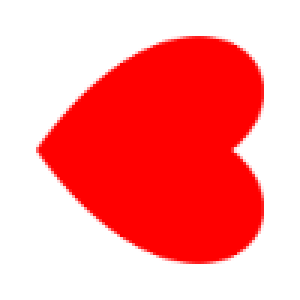
//> input picture Image_Vectorization/data/heart.png, 100 x 100 px (shown 3 times larger)
$ ./main   (built with g++ and OpenCV 4)
//> lines starting //> are read from the running program, lines starting //| are printed output that depends on the picture; after the words box and inside, x2 and y2 are one past the last pixel; in counts of white or black regions, pixels touching at a corner belong together
### Image_Vectorization/Tests.h
#pragma once

#ifndef TESTS_H_INCLUDED
#define TESTS_H_INCLUDED

#include <iostream>
#include <ostream>

#include <igl/opengl/glfw/Viewer.h>
#include <igl/readPLY.h>
#include <opencv2/highgui/highgui.hpp>
#include <opencv2/imgproc/imgproc.hpp>

#include "Entities.h"
#include "Energy.h"
#include "RMS.h"
#include "Propagation.h"

void test_intersect_bez();
void test_compute_angles(VectorizationData vd);
void test_rms(VectorizationData vd);

void test_compute_energy_angles(VectorizationData vd);
void test_compute_energy_data(VectorizationData vd);
void test_compute_bezier_handles(VectorizationData vd);
void test_espilon(VectorizationData vd);
void test_alpha(VectorizationData vd);


#endif

### Image_Vectorization/RMS.h
#pragma once

#ifndef RMS_H_INCLUDED
#define RMS_H_INCLUDED

#include <iostream>
#include <ostream>

#include <igl/opengl/glfw/Viewer.h>
#include <igl/readPLY.h>
#include <opencv2/highgui/highgui.hpp>
#include <opencv2/imgproc/imgproc.hpp>

#include "Entities.h"
#include "Image.h"
#include "Utils.h"

int phi(double t);
int psi(double t);
int phi_s_k(double t, int s, int k);
int psi_s_k(double t, int s, int k);
Eigen::Matrix2i haar(int s, int kx, int ky, double x, double y);
cv::Point2d normalize(cv::Point2d p, int wh);
Bezigon normalize(Bezigon B, int wh);
vector<Bezier> clip(Bezier bez, int left, int right, int bottom, int top);
array<cv::Point2d, 2> get_KL(Bezier bez);
Bezier transform(Bezier bez, cv::Point Q, int ss, int kx, int ky);
array<double, 3> get_coef(Bezigon B, int jj, int ss, int kx, int ky);
double c_00(Bezier bez);
double color(Bezigon B, int d, int N, map<array<int, 4>, array<double, 3>> coef_map, cv::Point2d p);
Image<Vec3b> get_rasterized_wavelet(VectorizationData vd, int d, int N, map<array<int, 4>, array<double, 3>> coef_map, int wh);
void rms_wavelet(VectorizationData vd);

bool is_interior(cv::Point, Bezigon B);
Image<cv::Vec3b> get_rasterized(VectorizationData vd);
void rms(VectorizationData vd, string name);

bool is_interior(Point p, std::map<int, std::vector<double>> map_intersect);
Image<cv::Vec3b> get_rasterized_fast(VectorizationData vd);

#endif

### Image_Vectorization/Energy.h
#pragma once

#ifndef ENERGY_H_INCLUDED
#define ENERGY_H_INCLUDED

#include <iostream>
#include <ostream>

#include <igl/opengl/glfw/Viewer.h>
#include <igl/readPLY.h>
#include <opencv2/highgui/highgui.hpp>
#include <opencv2/imgproc/imgproc.hpp>

#include "RMS.h"
#include "Entities.h"

double energy_spt(Bezigon B, int j);
double energy_spt(Bezigon B);

double energy_apt(Bezigon B, int j);
double energy_apt(Bezigon B);

double energy_hpt(Bezigon B, int j);
double energy_hpt(Bezigon B);

double energy_lpt(Bezigon B, int j);
double energy_lpt(Bezigon B);

double energy_data(VectorizationData vd);

//double energy_partial(VectorizationData vd, int j);
array<double, 2> energy_to_minimize(VectorizationData vd, int j, array<double, 10> vals_inp);
//double energy_to_minimize_prior(VectorizationData vd, int j, array<double, 10> vals_inp);

const double lambda_spt = 1.0;
const double lambda_apt = 0.08;
const double lambda_hpt = 0.8;
const double lambda_lpt = 0.1;
const double lambda_data = 1e-2;

#endif

### Image_Vectorization/Propagation.h
#pragma once

#ifndef PROPAGATION_H_INCLUDED
#define PROPAGATION_H_INCLUDED

#include <iostream>
#include <ostream>

#include <opencv2/highgui/highgui.hpp>
#include <opencv2/imgproc/imgproc.hpp>

#include "Entities.h"
#include "Energy.h"

void propagate(VectorizationData* vd, int nb_iterations, double alpha, double eps, string name);

#endif

### Image_Vectorization/Utils.h
#pragma once

#ifndef UTILS_H_INCLUDED
#define UTILS_H_INCLUDED

#include <iostream>
#include <ostream>

#include <igl/opengl/glfw/Viewer.h>
#include <igl/readPLY.h>
#include <opencv2/highgui/highgui.hpp>
#include <opencv2/imgproc/imgproc.hpp>

#include <math.h>
#define EQN_EPS 1e-9

cv::Point2d barycenter(double t, cv::Point2d A, cv::Point2d B);
double distance(cv::Point2d A, cv::Point2d B);
double angle(cv::Point2d A, cv::Point2d B, cv::Point2d C);
double det(cv::Point2d A, cv::Point2d B);
double overlap(std::array<cv::Point2d, 2> bbox1, std::array<cv::Point2d, 2> bbox2);


static int isZero(double x);
int solveLinear(double c1, double c0, double& s0);
int solveQuadric(double c2, double c1, double c0, double& s0, double& s1);
int solveCubic(double c3, double c2, double c1, double c0, double& s0, double& s1, double& s2);
std::vector<double> get_roots(double c3, double c2, double c1, double c0);
std::vector<double> get_roots(double c2, double c1, double c0);

//string convertToString(char* a);

#endif

### Image_Vectorization/image.h
#pragma once

#ifndef IMAGE_H_INCLUDED
#define IMAGE_H_INCLUDED

#include <vector>
#include <opencv2/imgproc/imgproc.hpp>

using namespace cv;
using namespace std;

// Traits
template <typename T>
struct pixel_type
{
	static const int value = -1;
};
template <>
struct pixel_type<uchar>
{
	static const int value = CV_8U;
};
template <>
struct pixel_type<Vec3b>
{
	static const int value = CV_8UC3;
};
template <>
struct pixel_type<float>
{
	static const int value = CV_32F;
};

template <typename T> class Image : public Mat {
public:
	// Constructors
	Image() {}
	Image(const Mat& A) :Mat(A) {}
	Image(int w, int h) :Mat(h, w, pixel_type<T>::value) {}
	// Accessors
	inline T operator()(int x, int y) const { return at<T>(y, x); }
	inline T& operator()(int x, int y) { return at<T>(y, x); }
	inline T operator()(const Point& p) const { return at<T>(p.y, p.x); }
	inline T& operator()(const Point& p) { return at<T>(p.y, p.x); }
	//
	inline int width() const { return cols; }
	inline int height() const { return rows; }
	// To display a floating type image
	// [7 lines left out: function greyImage, not called in this run]
};

#endif

### Image_Vectorization/Entities.h
#pragma once

#ifndef ENTITIES_H_INCLUDED
#define ENTITIES_H_INCLUDED

#include <iostream>
#include <ostream>

#include <igl/opengl/glfw/Viewer.h>
#include <igl/readPLY.h>
#include <opencv2/highgui/highgui.hpp>
#include <opencv2/imgproc/imgproc.hpp>
#include <math.h>
#include <map>

#include "Image.h"
#include "Utils.h"

class Bezier
{
public:
	Bezier();
	Bezier(cv::Point2d p0, cv::Point2d p1, cv::Point2d p2, cv::Point2d p3);
	cv::Point2d control_points[4];
	cv::Point2d cubic_interpolation(double t);
	std::array<Bezier, 2> subdivide(double t0);
	Bezier subdivide(double t0, double t1);
	std::array<cv::Point2d, 2> get_bounding_box();
};

class Bezigon
{
public:
	Eigen::MatrixXd Bx;
	Eigen::MatrixXd By;
	Vec3b C;
	double lo;
	Bezigon();
	Bezigon(Eigen::MatrixXd _Bx, Eigen::MatrixXd _By, Vec3b _C = Vec3b(0, 0, 0));
	Bezigon(std::vector<cv::Point2d> vector_points, Vec3b _C = Vec3b(0, 0, 0), int method = 2);

	//SET
	void set_point_x(int j, int i, double coord_x);
	void set_point_y(int j, int i, double coord_y);

	//GET
	Bezier get_bezier(int j);
	cv::Point2d get_pt(int j, int i);
	array<Point2d, 2> get_tangent(int j);
	//COMPUTE
	double get_length(int j, double t0 = 0., double t1 = 1.);
	double get_length_gl(int j, double t0 = 0., double t1 = 1.);
	double get_length();

	//PROPAGATION FUNCTIONS
	void update(std::array<double, 10> vals_inp, int j);
	std::array<double, 10> input_propagation(int j);

	//PLOT
	void plot_curve(Image<Vec3b> I, std::string nom);
};

struct VectorizationData
{
	Bezigon B;
	Image<Vec3b> I;
	VectorizationData(Bezigon _B, Image<Vec3b> _I);
};

int intersect(Bezier bez1, Bezier bez2, std::vector<std::array<double, 2>>* vector_ts, std::array<double, 2> ts, int n_rec);
std::vector<std::array<double, 2>> intersect(Bezier bez1, Bezier bez2);
std::vector<std::array<double, 2>> self_intersect(Bezier bez);

bool to_svg(vector<VectorizationData> vector_vd, string name);

#endif

### Image_Vectorization/Initialisation.h
#pragma once
#pragma once

#ifndef INITIALISATION_H_INCLUDED
#define INITIALISATION_H_INCLUDED

#include <iostream>
#include <csignal>
#include <ostream>

#include <igl/opengl/glfw/Viewer.h>
#include <igl/readOFF.h>
#include <igl/readPLY.h>
#include <opencv2/highgui/highgui.hpp>
#include <opencv2/imgproc/imgproc.hpp>

#include "Entities.h"
#include "Image.h"

struct VectorPoints {
	std::vector<cv::Point2d>* vector_points;
	Vec3b* C;
	Image<Vec3b> colors;
	Image<Vec3b> image;
	Image<Vec3b> image_copy;
};


const std::string WINDOW_NAME = "SELECT_EDGES";
const std::string COLOR_NAME = "SELECT_COLOR";
VectorizationData initialisation(Image<Vec3b> I);
void onMouse(int event, int x, int y, int flags, void* p);
void onMouse_Color(int event, int x, int y, int flags, void* p);

#endif

### Image_Vectorization/main.h
#pragma once

#ifndef MAIN_H_INCLUDED
#define MAIN_H_INCLUDED

#include <iostream>
#include <ostream>
#include <fstream>
#include <csignal>

#include <igl/opengl/glfw/Viewer.h>
#include <igl/readPLY.h>
#include <opencv2/highgui/highgui.hpp>
#include <opencv2/imgproc/imgproc.hpp>

#include "Initialisation.h"
#include "Entities.h"
#include "Propagation.h"
#include "Tests.h"
#include "Energy.h"

int main(int argc, char* argv[]);

#endif

### Image_Vectorization/entities.cpp
#include "Entities.h"

using namespace cv;
using namespace std;
using namespace Eigen;

Bezier::Bezier() {
};

// [16 lines left out: functions Bezier, subdivide, not called in this run]

Bezier Bezier::subdivide(double t0, double t1) {
	return subdivide(t0)[1].subdivide(t1)[1];
};


// [30 lines left out: functions cubic_interpolation, get_bounding_box, not called in this run]

Bezigon::Bezigon() {
}

// [6 lines left out: function Bezigon, not called in this run]

Bezigon::Bezigon(vector<Point2d> vp, Vec3b _C, int method) {
	if (method == 0) {
		int nb_bezier = vp.size() / 3;
		cout << nb_bezier << endl;
		Bx = MatrixXd(nb_bezier, 3);
		By = MatrixXd(nb_bezier, 3);
		C = _C;
		for (int jj = 0; jj < nb_bezier; jj++) {
			Point2d pt1 = vp[3 * jj + 1];
			Point2d pt2 = vp[3 * jj + 2];
			Bx.row(jj) << vp[3 * jj].x, pt1.x, pt2.x;
			By.row(jj) << vp[3 * jj].y, pt1.y, pt2.y;
		}
		lo = get_length();
	}
	else if (method == 1) {
		int nb_bezier = vp.size();
		Bx = MatrixXd(nb_bezier, 3);
		By = MatrixXd(nb_bezier, 3);
		C = _C;
		for (int jj = 0; jj < nb_bezier - 1; jj++) {
			Point2d pt1 = barycenter(0.33, vp[jj], vp[jj + 1]);
			Point2d pt2 = barycenter(0.66, vp[jj], vp[jj + 1]);
			Bx.row(jj) << vp[jj].x, pt1.x, pt2.x;
			By.row(jj) << vp[jj].y, pt1.y, pt2.y;
		}
		Point2d pt1 = barycenter(0.33, vp[nb_bezier - 1], vp[0]);
		Point2d pt2 = barycenter(0.66, vp[nb_bezier - 1], vp[0]);
		Bx.row(nb_bezier - 1) << vp[nb_bezier - 1].x, pt1.x, pt2.x;
		By.row(nb_bezier - 1) << vp[nb_bezier - 1].y, pt1.y, pt2.y;
		lo = get_length();
	}
	else if (method == 2) {
		int nb_bezier = vp.size();
		Bx = MatrixXd(nb_bezier, 3);
		By = MatrixXd(nb_bezier, 3);
		C = _C;
		Point2f tangent_next, tangent_prev;
		for (int jj = 1; jj < nb_bezier - 1; jj++) {
			tangent_next = vp[jj] + 0.33 * norm(vp[jj + 1] - vp[jj]) * (vp[jj + 1] - vp[jj - 1]) / norm(vp[jj + 1] - vp[jj - 1]);
			tangent_prev = vp[jj] + 0.33 * norm(vp[jj - 1] - vp[jj]) * (vp[jj - 1] - vp[jj + 1]) / norm(vp[jj - 1] - vp[jj + 1]);
			Bx.row(jj - 1)[2] = tangent_prev.x;
			Bx.row(jj)[0] = double(vp[jj].x);
			Bx.row(jj)[1] = tangent_next.x;
			By.row(jj - 1)[2] = tangent_prev.y;
			By.row(jj)[0] = double(vp[jj].y);
			By.row(jj)[1] = tangent_next.y;
		}
		tangent_next = vp[0] + 0.33 * norm(vp[1] - vp[0]) * (vp[1] - vp[nb_bezier - 1]) / norm(vp[1] - vp[nb_bezier - 1]);
		tangent_prev = vp[0] + 0.33 * norm(vp[nb_bezier - 1] - vp[0]) * (vp[nb_bezier - 1] - vp[1]) / norm(vp[1] - vp[nb_bezier - 1]);
		Bx.row(nb_bezier - 1)[2] = tangent_prev.x;
		Bx.row(0)[0] = double(vp[0].x);
		Bx.row(0)[1] = tangent_next.x;
		By.row(nb_bezier - 1)[2] = tangent_prev.y;
		By.row(0)[0] = double(vp[0].y);
		By.row(0)[1] = tangent_next.y;

		tangent_next = vp[nb_bezier - 1] + 0.33 * norm(vp[nb_bezier - 1] - vp[0]) * (vp[0] - vp[nb_bezier - 2]) / norm(vp[0] - vp[nb_bezier - 2]);
		tangent_prev = vp[nb_bezier - 1] + 0.33 * norm(vp[nb_bezier - 1] - vp[nb_bezier - 2]) * (vp[nb_bezier - 2] - vp[0]) / norm(vp[0] - vp[nb_bezier - 2]);
		Bx.row(nb_bezier - 2)[2] = tangent_prev.x;
		Bx.row(nb_bezier - 1)[0] = double(vp[nb_bezier - 1].x);
		Bx.row(nb_bezier - 1)[1] = tangent_next.x;
		By.row(nb_bezier - 2)[2] = tangent_prev.y;
		By.row(nb_bezier - 1)[0] = double(vp[nb_bezier - 1].y);
		By.row(nb_bezier - 1)[1] = tangent_next.y;
		lo = get_length();
	}
}

void Bezigon::set_point_x(int j, int i, double coord_x) {
	Bx.row(j)[i] = coord_x;
};

void Bezigon::set_point_y(int j, int i, double coord_y) {
	By.row(j)[i] = coord_y;
};

// [212 lines left out: functions get_bezier, get_pt, get_tangent, get_length, get_length_gl, get_length and 8 more, not called in this run]

### Image_Vectorization/initialisation.cpp
#include "Initialisation.h"

using namespace cv;
using namespace std;
using namespace Eigen;

VectorizationData initialisation(Image<Vec3b> I) {

	//INITIALIZE DATA
	Vec3b* C = new Vec3b(0, 0, 0);
	Image<Vec3b> image_copy;
	I.copyTo(image_copy);
	vector<Point2d>* vector_points = new vector<Point2d>;

	Image<Vec3b> colors = imread("../data/colors.jpg");

	VectorPoints data;
	data.image = I;
	data.image_copy = image_copy;
	data.C = C;
	data.colors = colors;
	data.vector_points = vector_points;

	resizeWindow(WINDOW_NAME, 600, 600);
	namedWindow(WINDOW_NAME, WINDOW_NORMAL);

	imshow(WINDOW_NAME, data.image);
	imshow(COLOR_NAME, data.colors);

	setMouseCallback(WINDOW_NAME, onMouse, &data);
	setMouseCallback(COLOR_NAME, onMouse_Color, &data);
	waitKey(0);
	destroyWindow(COLOR_NAME);

	cout << vector_points->size() << " points have been entered" << endl;
	Bezigon firstBezigon = Bezigon(*vector_points, *C, 0);
	firstBezigon.plot_curve(I, "Initialisation");

	VectorizationData initData = VectorizationData(firstBezigon, I);
	return initData;
};


// [25 lines left out: function onMouse, not called in this run]


void onMouse_Color(int event, int x, int y, int flags, void* p) {
	if (event != EVENT_LBUTTONDOWN)
		return;
	VectorPoints* data = (VectorPoints*)p;
	Point2d m1(x, y);

	circle(data->image_copy, m1, 4, Scalar(255, 0, 0), 2);
	imshow(COLOR_NAME, data->colors);
	*(data->C) = data->colors(x, y);
	cout << "Chosen color : " << data->colors(x, y) << endl;
}

### Image_Vectorization/main.cpp
#include "main.h"

using namespace cv;
using namespace std;
using namespace Eigen;

int main(int argc, char* argv[]) {
	//int nb_etapes = atoi(argv[1]);
	//float alpha = atof(argv[2]);
	//float epsilon = atof(argv[3]);
	//string nom = string(argv[4]);
	//string path = string(argv[5]);
	int nb_etapes = 10;
	double alpha = 15.; //learning rate
	double epsilon = 1.0;
	string name = "test";
	string path = "../data/heart.png";

	const Image<Vec3b> I = imread(path);
//> I is the input picture: 100 rows x 100 cols, CV_8UC3; mean B, G, R 150.9, 150.9, 255
	cout << ">>> Initializing : CLIK on edge points. PRESS 0" << endl;
	VectorizationData vd = initialisation(I);
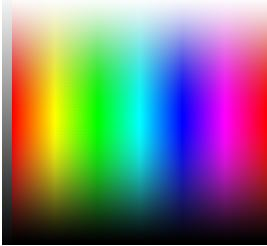
//> input picture Image_Vectorization/data/colors.jpg, 267 x 246 px
//> in initialisation, colors is the input picture: 246 rows x 267 cols, CV_8UC3; mean B, G, R 125.3, 125.3, 125.3
//> the left mouse button is pressed and released at (66, 61)
//> in onMouse_Color, `circle(data->image_copy, m1, 4, Scalar(255, 0, 0), 2);`:
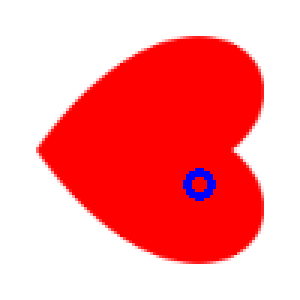
//> data->image_copy: 100 rows x 100 cols, CV_8UC3 (shown 3 times larger); 0.68% of pixels changed, all inside (x1, y1, x2, y2) = (61, 56, 72, 67)
//> the left mouse button is pressed and released at (200, 61)
//> the left mouse button is pressed and released at (200, 184)
//> the left mouse button is pressed and released at (66, 184)
//> (the run ends here: the program needs code that is not available in this run, at `Bx = MatrixXd(nb_bezier, 3);`)
